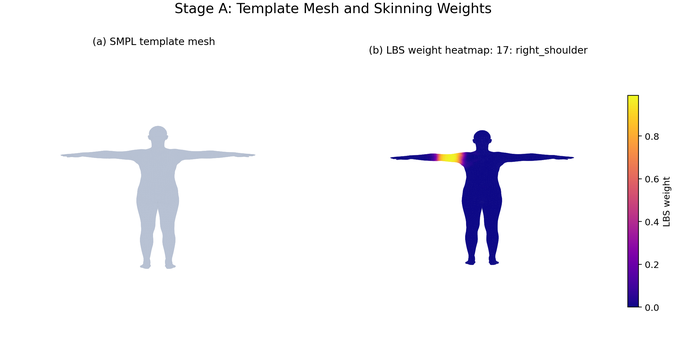
#> input picture assets/work8/stage_a_template_weights.png, 674 x 355 px, shrunk from 2259 x 1191 before the run
$ python task6_comparison.py
#> lines starting #> are read from the running program, lines starting #| are printed output that depends on the picture
from pathlib import Path

import matplotlib
matplotlib.use("Agg")

import matplotlib.image as mpimg
import matplotlib.pyplot as plt

from .config import ASSET_DIR


PANELS = [
    (
        "stage_a_template_weights.png",
        "(a) Template + weights",
    ),
    (
        "stage_b_shaped_joints.png",
        "(b) Shape + joints",
    ),
    (
        "stage_c_pose_offsets.png",
        "(c) Pose offsets",
    ),
    (
        "stage_d_lbs_result.png",
        "(d) Final skinned mesh",
    ),
]


def main():
    image_paths = [
        ASSET_DIR / file_name
        for file_name, _ in PANELS
    ]

    missing_paths = [
        path
        for path in image_paths
        if not path.exists()
    ]

    if missing_paths:
        missing_text = "\n".join(
            f"- {path}"
            for path in missing_paths
        )
        raise FileNotFoundError(
            "无法生成 comparison_grid.png，因为缺少阶段图：\n"
            f"{missing_text}\n\n"
            "请先依次运行 task2、task3、task4、task5。"
        )

    fig, axes = plt.subplots(
        2,
        2,
        figsize=(14, 13),
        dpi=220,
    )

    for ax, (file_name, panel_label) in zip(
        axes.flat,
        PANELS,
    ):
        image_path = ASSET_DIR / file_name
        image = mpimg.imread(image_path)
#> image is the input picture: shape (355, 674, 4) float32; mean R, G, B, A 0.964, 0.961, 0.972, 1

        ax.imshow(image)
        ax.axis("off")

        ax.text(
            0.03,
            0.04,
            panel_label,
            transform=ax.transAxes,
            fontsize=12,
            fontweight="bold",
            color="black",
            bbox={
                "facecolor": "white",
                "edgecolor": "none",
                "alpha": 0.86,
                "pad": 4,
            },
        )

    fig.suptitle(
        "SMPL Linear Blend Skinning Pipeline",
        fontsize=20,
        fontweight="bold",
        y=0.98,
    )

    fig.text(
        0.5,
        0.018,
        "v_template  →  v_shaped + J  →  v_posed  →  final verts",
        ha="center",
        fontsize=12,
    )

    fig.tight_layout(
        rect=(0, 0.04, 1, 0.96),
        pad=1.0,
    )

    output_path = ASSET_DIR / "comparison_grid.png"

    fig.savefig(
        output_path,
        bbox_inches="tight",
        pad_inches=0.04,
    )
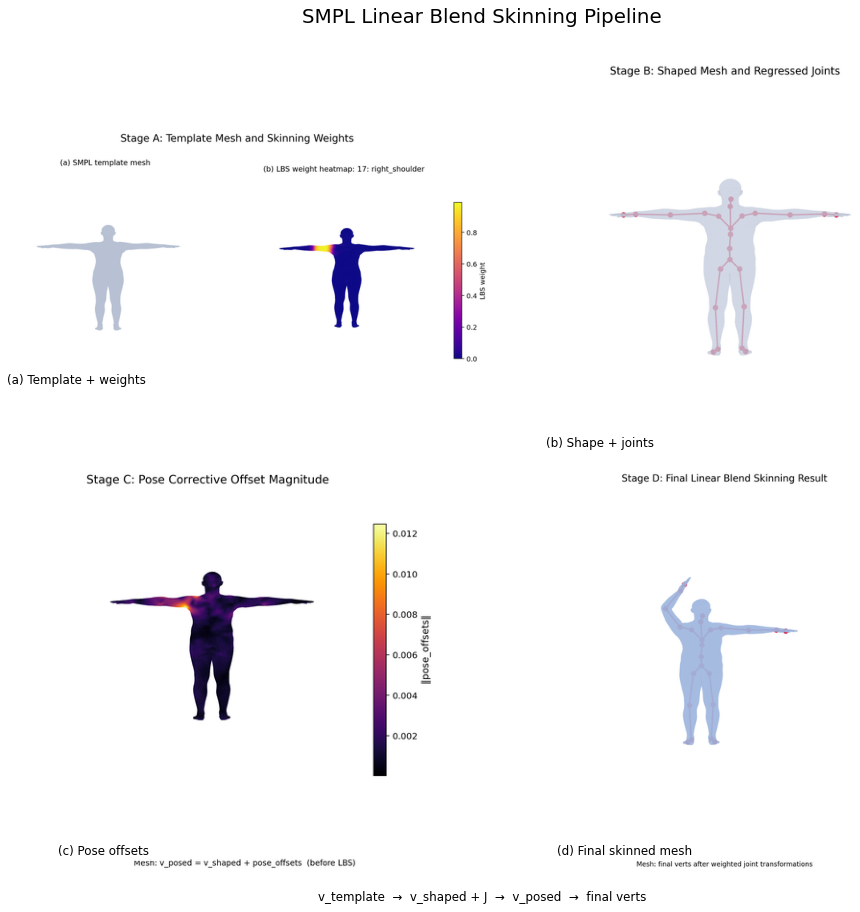
#> figure drawn by matplotlib, 4 panels
    plt.close(fig)

    print("[Task 6] Four-stage comparison grid completed.")
    print(f"saved: {output_path}")


if __name__ == "__main__":
    main()
